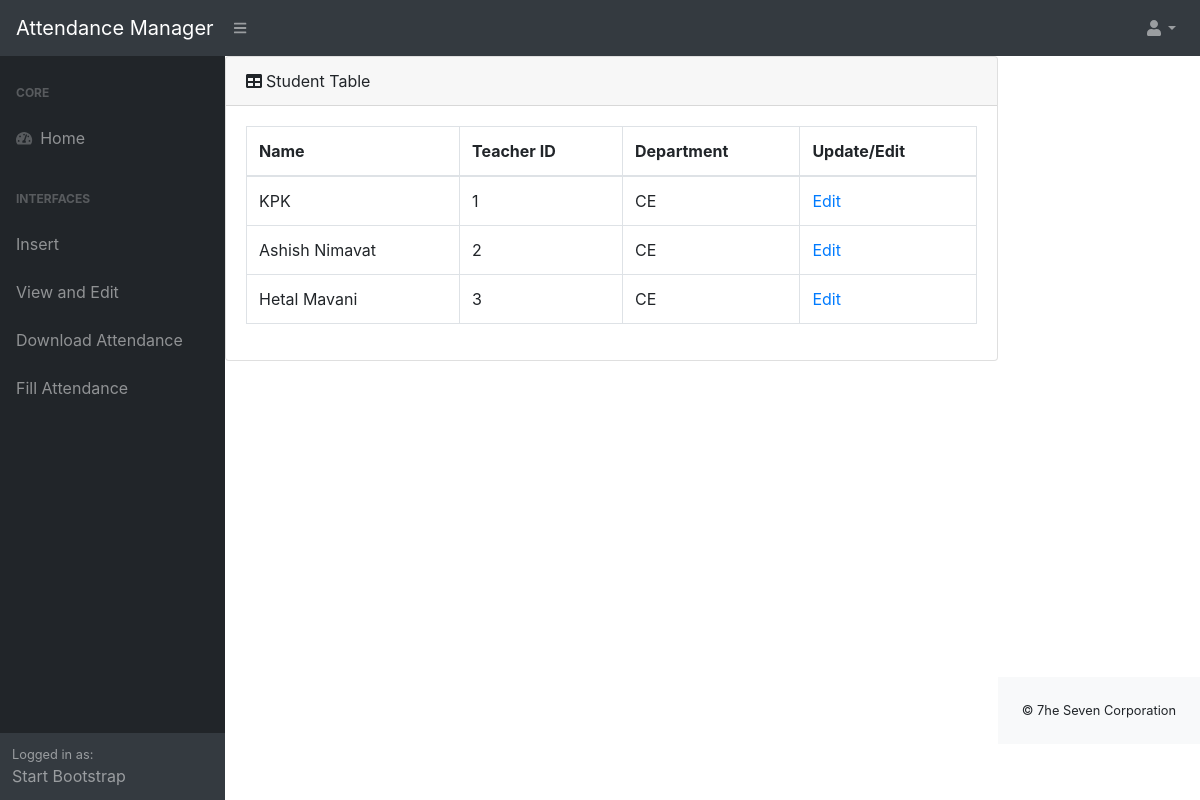
The app's page /view_teacher (signed in) with its own data.
### attendance/models.py (models this page shows, shortened)
class Teacher(models.Model):
    name = models.CharField(max_length=30)
    teacher_id = models.IntegerField(primary_key=True)
    subject_ids = models.ManyToManyField(Subject)
    dept = models.CharField(max_length=10)

### attendance/views.py (the view)
# urls.py: path('view_teacher', view_teacher, name='view_teacher'),
@login_required
def view_teacher(request):
    teachers = Teacher.objects.all()
    return render(request, 'view_teacher.html', {'teachers': teachers})

### templates/view_teacher.html
{% extends 'base.html' %}
{% block content %}
<div class="card mb-4">
    <div class="card-header"><i class="fas fa-table mr-1"></i>Student Table</div>
        <div class="card-body">
            <div class="table-responsive">
                <table class="table table-bordered" id="dataTable" width="100%" cellspacing="0">
                    <thead>
                        <tr>
                            <th>Name</th>
                            <th>Teacher ID</th>
                            <th>Department</th>
                            <th>Update/Edit</th>
                        </tr>
                    </thead>
                    <tbody>
                        {% for t in teachers %}
                        <tr>
                            <td>{{  t.name  }}</td>
                            <td>{{  t.teacher_id  }}</td>
                            <td>{{  t.dept  }}</td>
                            <td><a href="{% url 'edit_teacher' t.teacher_id %}">Edit</a> </td>
                        </tr>
                        {% endfor %}
                    </tbody>
                </table>
            </div>
        </div>
    </div>
</div>
{% endblock %}

### records on screen
Teacher: name "KPK", teacher_id "1", dept "CE"
Teacher: name "Ashish Nimavat", teacher_id "2", dept "CE"
Teacher: name "Hetal Mavani", teacher_id "3", dept "CE"
